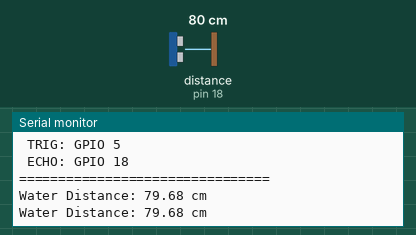
Simulated run of this sketch. Board: Arduino Uno, built with avr-gcc and run on an emulated ATmega328P. Shown: the last lines printed to the serial monitor. Wiring (inferred from the names in the program): ultrasonic range finder: trigger pin 5; echo pin 18. The inputs (shaded band) are chosen by the test bench; at power-on: distance to the obstacle (sensor on pin 18) 80 cm. The echo pulse lasts 58.3 µs per cm.

Above: at 2.2 s.
2.3 s: distance to the obstacle (sensor on pin 18) set to 2 cm
At 3.6 s:
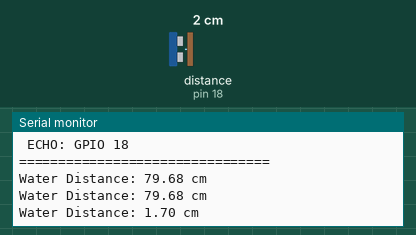
3.8 s: distance to the obstacle (sensor on pin 18) set to 4 cm
At 4.6 s:
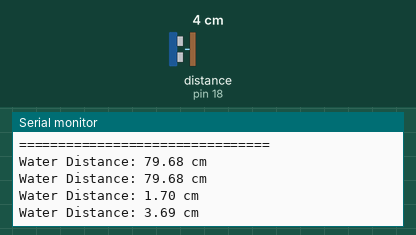
Timing chart, 0 to 6.8 s (numbered marks = the images above; inputs shaded):
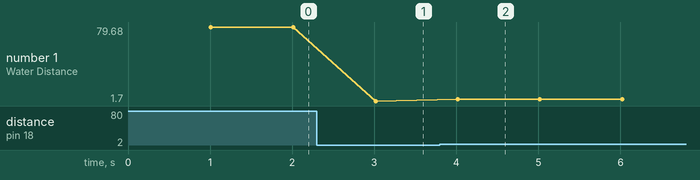

The sketch:

waterlevel_check.ino
```cpp
#include <Arduino.h>

// ==========================================
// ULTRASONIC SENSOR TEST
// Board: LILYGO TTGO T-SIM A7670E R2
// TRIG: GPIO 5
// ECHO: GPIO 18
// Output: Distance in centimeters
// ==========================================

#define TRIG_PIN 5
#define ECHO_PIN 18

#define SOUND_SPEED 0.0343f

void setup() {
  Serial.begin(115200);
  delay(1000);

  pinMode(TRIG_PIN, OUTPUT);
  pinMode(ECHO_PIN, INPUT);

  digitalWrite(TRIG_PIN, LOW);

  Serial.println();
  Serial.println("================================");
  Serial.println(" ULTRASONIC SENSOR TEST");
  Serial.println(" TRIG: GPIO 5");
  Serial.println(" ECHO: GPIO 18");
  Serial.println("================================");
  Serial.println();
}

void loop() {
  // Send ultrasonic trigger pulse
  digitalWrite(TRIG_PIN, LOW);
  delayMicroseconds(3);

  digitalWrite(TRIG_PIN, HIGH);
  delayMicroseconds(10);
  digitalWrite(TRIG_PIN, LOW);

  // Measure echo pulse duration
  unsigned long duration = pulseIn(ECHO_PIN, HIGH, 30000);

  if (duration == 0) {
    Serial.println("ERROR: No echo received.");
  } else {
    float distance = duration * SOUND_SPEED / 2.0f;

    Serial.print("Water Distance: ");
    Serial.print(distance, 2);
    Serial.println(" cm");
  }

  delay(1000);
}
```

Measured:
- after the input at 2.3 s, the serial monitor: prints a new line after 0.72 s (image 1)
- after the input at 3.8 s, the serial monitor: prints a new line after 0.22 s (image 2)
- plotted number 1: 79.68 → 1.7 after the input at 2.3 s, 1.7 → 3.69 after the input at 3.8 s
